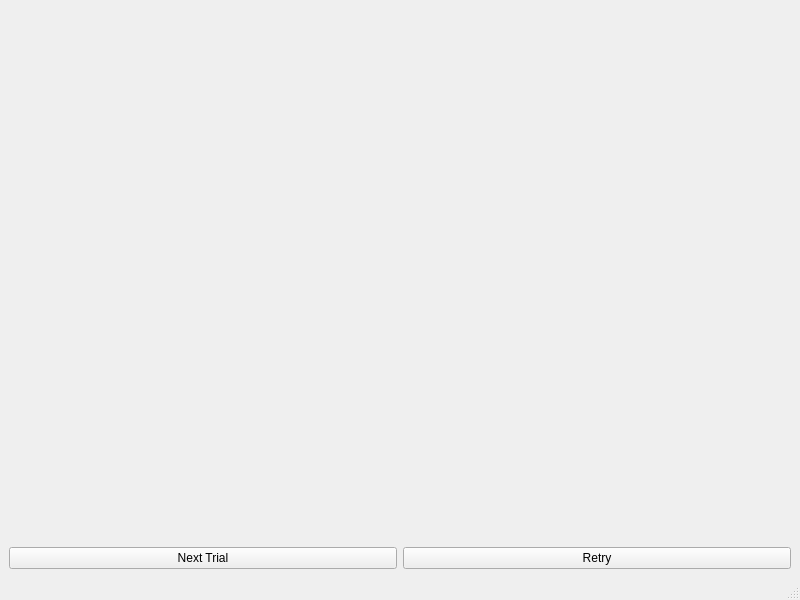
<?xml version="1.0" encoding="UTF-8"?>
<ui version="4.0">
 <class>Libet</class>
 <widget class="QMainWindow" name="Libet">
  <property name="geometry">
   <rect>
    <x>0</x>
    <y>0</y>
    <width>800</width>
    <height>600</height>
   </rect>
  </property>
  <property name="windowTitle">
   <string>MainWindow</string>
  </property>
  <widget class="QWidget" name="centralwidget">
   <property name="styleSheet">
    <string notr="true"/>
   </property>
   <layout class="QVBoxLayout" name="verticalLayout">
    <item>
     <widget class="QLabel" name="label_status">
      <property name="font">
       <font>
        <pointsize>14</pointsize>
       </font>
      </property>
      <property name="text">
       <string/>
      </property>
     </widget>
    </item>
    <item>
     <widget class="LibetClock" name="clock_widget" native="true">
      <property name="sizePolicy">
       <sizepolicy hsizetype="Preferred" vsizetype="Expanding">
        <horstretch>0</horstretch>
        <verstretch>0</verstretch>
       </sizepolicy>
      </property>
      <property name="styleSheet">
       <string notr="true"/>
      </property>
     </widget>
    </item>
    <item>
     <layout class="QGridLayout" name="grid_layout">
      <item row="1" column="0">
       <widget class="QPushButton" name="button_next">
        <property name="text">
         <string>Next Trial</string>
        </property>
       </widget>
      </item>
      <item row="1" column="1">
       <widget class="QPushButton" name="button_retry">
        <property name="text">
         <string>Retry</string>
        </property>
       </widget>
      </item>
     </layout>
    </item>
   </layout>
  </widget>
  <widget class="QMenuBar" name="menubar">
   <property name="geometry">
    <rect>
     <x>0</x>
     <y>0</y>
     <width>800</width>
     <height>21</height>
    </rect>
   </property>
  </widget>
  <widget class="QStatusBar" name="statusbar"/>
 </widget>
 <customwidgets>
  <customwidget>
   <class>LibetClock</class>
   <extends>QWidget</extends>
   <header>spike_recorder.experiments.libet.clock</header>
   <container>1</container>
  </customwidget>
 </customwidgets>
 <resources/>
 <connections/>
</ui>
